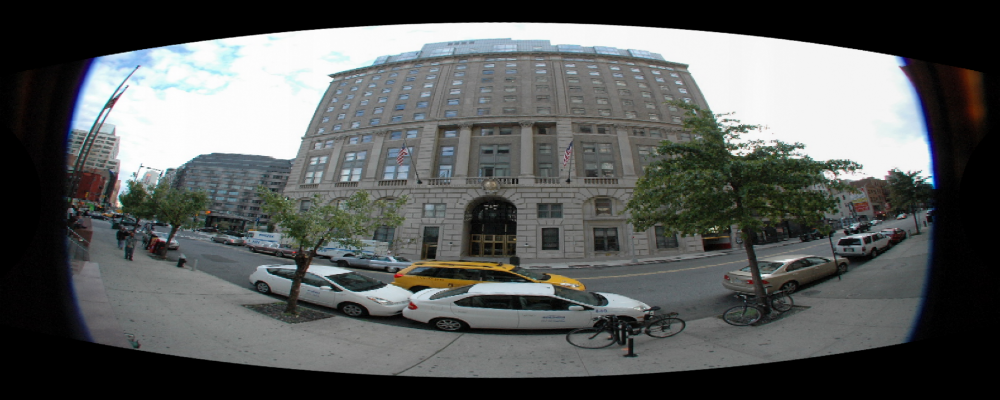
#> input picture _spherical_bilinear_test.png, 1000 x 400 px
$ python hybrid_pano_test.py --input _spherical_bilinear_test.png
#> lines starting #> are read from the running program, lines starting #| are printed output that depends on the picture; after the words box and inside, x2 and y2 are one past the last pixel; in counts of white or black regions, pixels touching at a corner belong together
import argparse
import os
import numpy as np
from PIL import Image


def sample_bilinear(img, x, y):
    h, w = img.shape[:2]
    x0 = np.floor(x).astype(np.int32)
    y0 = np.floor(y).astype(np.int32)
    x1 = x0 + 1
    y1 = y0 + 1

    x0 = np.clip(x0, 0, w - 1)
    x1 = np.clip(x1, 0, w - 1)
    y0 = np.clip(y0, 0, h - 1)
    y1 = np.clip(y1, 0, h - 1)

    wa = (x1 - x) * (y1 - y)
    wb = (x - x0) * (y1 - y)
    wc = (x1 - x) * (y - y0)
    wd = (x - x0) * (y - y0)

    ia = img[y0, x0]
    ib = img[y0, x1]
    ic = img[y1, x0]
    id_ = img[y1, x1]

    out = (
        ia * wa[..., None]
        + ib * wb[..., None]
        + ic * wc[..., None]
        + id_ * wd[..., None]
    )
    return out.astype(np.uint8)


def _active_bbox(mask):
    ys, xs = np.where(mask)
    if ys.size == 0:
        return None
    return int(xs.min()), int(ys.min()), int(xs.max()), int(ys.max())


def _crop_square_around_active(img, threshold=8, pad_ratio=1.12):
    gray = img.mean(axis=2)
    mask = gray > threshold
    bbox = _active_bbox(mask)
    if bbox is None:
        return img

    x0, y0, x1, y1 = bbox
    cx = 0.5 * (x0 + x1)
    cy = 0.5 * (y0 + y1)
    side = int(max(x1 - x0 + 1, y1 - y0 + 1) * pad_ratio)
    side = max(side, 32)

    half = side * 0.5
    sx0 = int(np.floor(cx - half))
    sy0 = int(np.floor(cy - half))
    sx1 = sx0 + side
    sy1 = sy0 + side

    h, w = img.shape[:2]
    cx0 = max(sx0, 0)
    cy0 = max(sy0, 0)
    cx1 = min(sx1, w)
    cy1 = min(sy1, h)
    crop = img[cy0:cy1, cx0:cx1]

    if crop.shape[0] == side and crop.shape[1] == side:
        return crop

    out = np.zeros((side, side, 3), dtype=img.dtype)
    oy = max(0, -sy0)
    ox = max(0, -sx0)
    out[oy:oy + crop.shape[0], ox:ox + crop.shape[1]] = crop
    return out


def select_single_fisheye_lens(img, lens_mode="auto", threshold=8, pad_ratio=1.12):
    h, w = img.shape[:2]
    mode = lens_mode.lower()
    gray = img.mean(axis=2)
    mask = gray > threshold

    if mode == "auto":
        if w >= 1.7 * h:
            left_score = mask[:, : w // 2].sum()
            right_score = mask[:, w // 2 :].sum()
            mode = "left" if left_score >= right_score else "right"
        elif h >= 1.7 * w:
            top_score = mask[: h // 2, :].sum()
            bottom_score = mask[h // 2 :, :].sum()
            mode = "top" if top_score >= bottom_score else "bottom"
        else:
            mode = "full"

    if mode == "full":
        return _crop_square_around_active(img, threshold, pad_ratio), mode
    if mode == "left":
        return _crop_square_around_active(img[:, : w // 2], threshold, pad_ratio), mode
    if mode == "right":
        return _crop_square_around_active(img[:, w // 2 :], threshold, pad_ratio), mode
    if mode == "top":
        return _crop_square_around_active(img[: h // 2, :], threshold, pad_ratio), mode
    if mode == "bottom":
        return _crop_square_around_active(img[h // 2 :, :], threshold, pad_ratio), mode
    raise ValueError("lens mode geçersiz: auto/full/left/right/top/bottom")


def rotate_rays(x, y, z, yaw_deg, pitch_deg):
    yaw = np.deg2rad(yaw_deg)
    pitch = np.deg2rad(pitch_deg)

    cy, sy = np.cos(yaw), np.sin(yaw)
    cp, sp = np.cos(pitch), np.sin(pitch)

    x1 = cy * x + sy * z
    y1 = y
    z1 = -sy * x + cy * z

    x2 = x1
    y2 = cp * y1 - sp * z1
    z2 = sp * y1 + cp * z1
    return x2, y2, z2


def rays_to_fisheye(fish_img, x, y, z, fish_fov_deg):
    hs, ws = fish_img.shape[:2]
    cx_src = ws * 0.5
    cy_src = hs * 0.5
    radius_src = min(hs, ws) * 0.5
    theta_max = np.deg2rad(fish_fov_deg * 0.5)

    theta = np.arccos(np.clip(z, -1.0, 1.0))
    alpha = np.arctan2(y, x)
    r = (theta / theta_max) * radius_src

    xs = cx_src + r * np.cos(alpha)
    ys = cy_src + r * np.sin(alpha)

    valid = theta <= theta_max
    valid &= (xs >= 0) & (xs < ws - 1) & (ys >= 0) & (ys < hs - 1)

    out = np.zeros((*x.shape, 3), dtype=np.uint8)
    out[valid] = sample_bilinear(fish_img, xs[valid], ys[valid])
    return out, valid


def render_rect_panel(
    fish_img,
    out_w,
    out_h,
    view_yaw_deg,
    view_pitch_deg,
    fov_deg,
    fish_fov_deg,
):
    rect_fov = np.deg2rad(fov_deg)
    fx = (out_w * 0.5) / np.tan(rect_fov * 0.5)
    fy = fx
    cx = out_w * 0.5
    cy = out_h * 0.5

    u, v = np.meshgrid(np.arange(out_w), np.arange(out_h))
    x = (u - cx) / fx
    y = (v - cy) / fy
    z = np.ones_like(x)

    norm = np.sqrt(x * x + y * y + z * z)
    x /= norm
    y /= norm
    z /= norm

    x2, y2, z2 = rotate_rays(x, y, z, view_yaw_deg, view_pitch_deg)
    return rays_to_fisheye(fish_img, x2, y2, z2, fish_fov_deg)


def render_cyl_panel(
    fish_img,
    out_w,
    out_h,
    view_yaw_deg,
    view_pitch_deg,
    fov_deg,
    fish_fov_deg,
):
    cyl_fov = np.deg2rad(fov_deg)
    f = (out_w * 0.5) / np.tan(cyl_fov * 0.5)
    cx = out_w * 0.5
    cy = out_h * 0.5

    u, v = np.meshgrid(np.arange(out_w), np.arange(out_h))
    x = (u - cx) / f
    y = (v - cy) / f

    lam = np.arctan(x)
    phi = np.arctan(y / np.sqrt(x * x + 1.0))

    xr = np.cos(phi) * np.sin(lam)
    yr = np.sin(phi)
    zr = np.cos(phi) * np.cos(lam)

    x2, y2, z2 = rotate_rays(xr, yr, zr, view_yaw_deg, view_pitch_deg)
    return rays_to_fisheye(fish_img, x2, y2, z2, fish_fov_deg)


def choose_projection(seg_idx, seg_count, mode, rect_threshold):
    if mode == "all_rect":
        return "rect"
    if mode == "all_cyl":
        return "cyl"

    center = (seg_count - 1) * 0.5
    denom = max(center, 1.0)
    d = abs(seg_idx - center) / denom
    return "rect" if d <= rect_threshold else "cyl"


def cosine_blend_weights(panel_w, overlap_px, is_first, is_last):
    weights = np.ones(panel_w, dtype=np.float32)

    if overlap_px > 0 and not is_first:
        t = np.linspace(0.0, 1.0, overlap_px, dtype=np.float32)
        weights[:overlap_px] = 0.5 - 0.5 * np.cos(np.pi * t)

    if overlap_px > 0 and not is_last:
        t = np.linspace(0.0, 1.0, overlap_px, dtype=np.float32)
        weights[-overlap_px:] = 0.5 + 0.5 * np.cos(np.pi * t)

    return weights


# [20 lines left out: function fill_uncovered_pixels_rowwise, not called in this run]


def render_hybrid_panorama(
    fish_img,
    out_w=3000,
    out_h=1200,
    fish_fov_deg=180.0,
    pano_span_deg=170.0,
    pitch_deg=0.0,
    panel_count=8,
    overlap=0.35,
    panel_fov_deg=0.0,
    mode="hybrid",
    rect_threshold=0.35,
    save_panels_dir=None,
):
    if panel_count < 2:
        raise ValueError("panel_count en az 2 olmalı.")
    if not (0.05 <= overlap < 0.8):
        raise ValueError("overlap 0.05 ile 0.8 arasında olmalı.")
    if mode not in {"hybrid", "all_rect", "all_cyl"}:
        raise ValueError("mode: hybrid/all_rect/all_cyl")

    step_yaw = pano_span_deg / (panel_count - 1)
    yaw_centers = np.linspace(-0.5 * pano_span_deg, 0.5 * pano_span_deg, panel_count).tolist()

    if panel_fov_deg <= 0:
        auto_fov = step_yaw * 2.2
        panel_fov_deg = float(np.clip(auto_fov, 80.0, 110.0))

    deg_per_px = pano_span_deg / max(out_w, 1)
    stride_px = int(round(step_yaw / deg_per_px))
    panel_w = int(round(panel_fov_deg / deg_per_px))
    panel_w = max(panel_w, 64)
    stride_px = max(stride_px, 1)

    geom_overlap_px = max(panel_w - stride_px, 0)
    overlap_px = int(round(geom_overlap_px * overlap))
    overlap_px = min(overlap_px, panel_w // 2)
    stitched_w = panel_w + (panel_count - 1) * stride_px

    accum = np.zeros((out_h, stitched_w, 3), dtype=np.float32)
    wsum = np.zeros((out_h, stitched_w), dtype=np.float32)
    segments = []

    if save_panels_dir:
        os.makedirs(save_panels_dir, exist_ok=True)

    for i, yaw in enumerate(yaw_centers):
        proj = choose_projection(i, panel_count, mode, rect_threshold)
        if proj == "rect":
            panel, panel_valid = render_rect_panel(
                fish_img,
                out_w=panel_w,
                out_h=out_h,
                view_yaw_deg=yaw,
                view_pitch_deg=pitch_deg,
                fov_deg=panel_fov_deg,
                fish_fov_deg=fish_fov_deg,
            )
        else:
            panel, panel_valid = render_cyl_panel(
                fish_img,
                out_w=panel_w,
                out_h=out_h,
                view_yaw_deg=yaw,
                view_pitch_deg=pitch_deg,
                fov_deg=panel_fov_deg,
                fish_fov_deg=fish_fov_deg,
            )

        segments.append((i, yaw, proj, float(panel_valid.mean())))

        if save_panels_dir:
            panel_name = f"panel_{i:02d}_{proj}_yaw_{yaw:+.1f}.png"
            Image.fromarray(panel).save(os.path.join(save_panels_dir, panel_name))

        x0 = i * stride_px
        x1 = x0 + panel_w
        w1d = cosine_blend_weights(panel_w, overlap_px, i == 0, i == panel_count - 1)
        w2d = np.tile(w1d, (out_h, 1))
        w2d *= panel_valid.astype(np.float32)

        accum[:, x0:x1] += panel.astype(np.float32) * w2d[..., None]
        wsum[:, x0:x1] += w2d

    pano = np.zeros((out_h, stitched_w, 3), dtype=np.uint8)
    valid = wsum > 1e-6
    pano[valid] = (accum[valid] / wsum[valid, None]).astype(np.uint8)
    coverage_ratio = float(valid.mean())

    if stitched_w != out_w:
        start = max((stitched_w - out_w) // 2, 0)
        end = start + out_w
        pano = pano[:, start:end]
        valid = valid[:, start:end]

    return pano, valid, coverage_ratio, yaw_centers, panel_fov_deg, step_yaw, segments


def main():
    parser = argparse.ArgumentParser()
    parser.add_argument("--input", required=True)
    parser.add_argument("--output", default="hybrid_pano.png")
    parser.add_argument("--lens", default="auto")
    parser.add_argument("--fish-fov", type=float, default=180.0)
    parser.add_argument("--out-w", type=int, default=3000)
    parser.add_argument("--out-h", type=int, default=1200)
    parser.add_argument("--span", type=float, default=170.0)
    parser.add_argument("--pitch", type=float, default=0.0)
    parser.add_argument("--panels", type=int, default=8)
    parser.add_argument("--overlap", type=float, default=0.35)
    parser.add_argument("--panel-fov", type=float, default=0.0)
    parser.add_argument("--mode", default="hybrid")
    parser.add_argument("--rect-threshold", type=float, default=0.35)
    parser.add_argument("--save-panels-dir", default="")
    parser.add_argument("--fill-holes", action="store_true")
    parser.add_argument("--crop-pad", type=float, default=1.12)
    args = parser.parse_args()

    raw_img = np.array(Image.open(args.input).convert("RGB"))
#> raw_img is the input picture: shape (400, 1000, 3); mean R, G, B 88.4, 91, 90.1
    fish_img, used_lens = select_single_fisheye_lens(
        raw_img,
        args.lens,
        threshold=8,
        pad_ratio=args.crop_pad,
    )
#> in select_single_fisheye_lens, `mask = gray > threshold`:
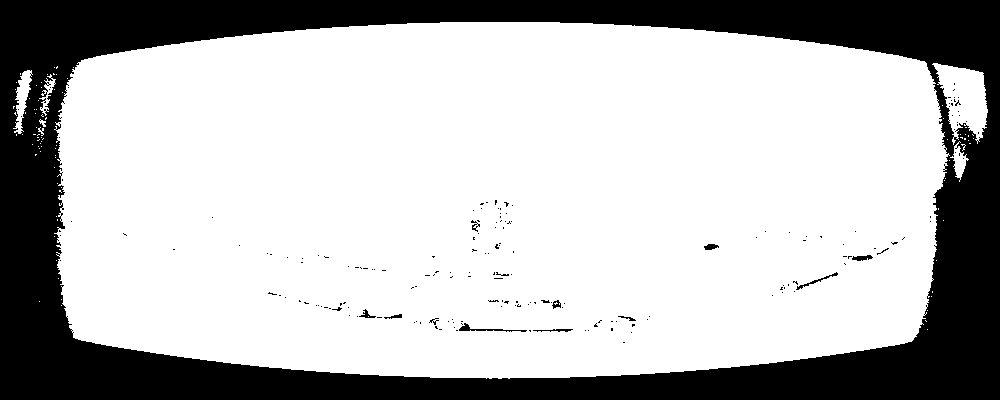
#> mask: shape (400, 1000) bool; 72.6% white; 187 black regions (174 under 20 px), largest, box (x1, y1, x2, y2) and area: (0, 0, 1000, 400) 108230, (459, 323, 527, 332) 152, (796, 272, 838, 290) 100
#> in select_single_fisheye_lens, `left_score = mask[:, : w // 2].sum()`: left_score = 144616
#> in select_single_fisheye_lens, `right_score = mask[:, w // 2 :].sum()`: right_score = 145917
#> in select_single_fisheye_lens, `mode = "left" if left_score >= right_score else "right"`: mode = 'right'
#> in _crop_square_around_active, `mask = gray > threshold`:
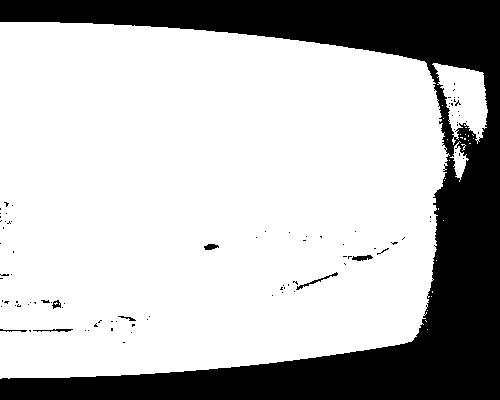
#> mask: shape (400, 500) bool; 73% white; 97 black regions (89 under 20 px), largest, box (x1, y1, x2, y2) and area: (0, 0, 500, 400) 53386, (296, 272, 338, 290) 100, (352, 255, 373, 261) 80
#> in _crop_square_around_active, `bbox = _active_bbox(mask)`: bbox = (0, 22, 487, 378)
#> in _crop_square_around_active, `x0, y0, x1, y1 = bbox`: x0 = 0; y0 = 22; x1 = 487; y1 = 378
#> in _crop_square_around_active, `cx = 0.5 * (x0 + x1)`: cx = 243.5
#> in _crop_square_around_active, `cy = 0.5 * (y0 + y1)`: cy = 200
#> in _crop_square_around_active, `side = int(max(x1 - x0 + 1, y1 - y0 + 1) * pad_ratio)`: side = 546
#> in _crop_square_around_active, `half = side * 0.5`: half = 273
#> in _crop_square_around_active, `sx0 = int(np.floor(cx - half))`: sx0 = -30
#> in _crop_square_around_active, `sy0 = int(np.floor(cy - half))`: sy0 = -73
#> in _crop_square_around_active, `sx1 = sx0 + side`: sx1 = 516
#> in _crop_square_around_active, `sy1 = sy0 + side`: sy1 = 473
#> in _crop_square_around_active, `cx0 = max(sx0, 0)`: cx0 = 0
#> in _crop_square_around_active, `cx1 = min(sx1, w)`: cx1 = 500
#> in _crop_square_around_active, `cy1 = min(sy1, h)`: cy1 = 400
#> in _crop_square_around_active, `oy = max(0, -sy0)`: oy = 73
#> in _crop_square_around_active, `ox = max(0, -sx0)`: ox = 30
#> in _crop_square_around_active, `out[oy:oy + crop.shape[0], ox:ox + crop.shape[1]] = crop`:
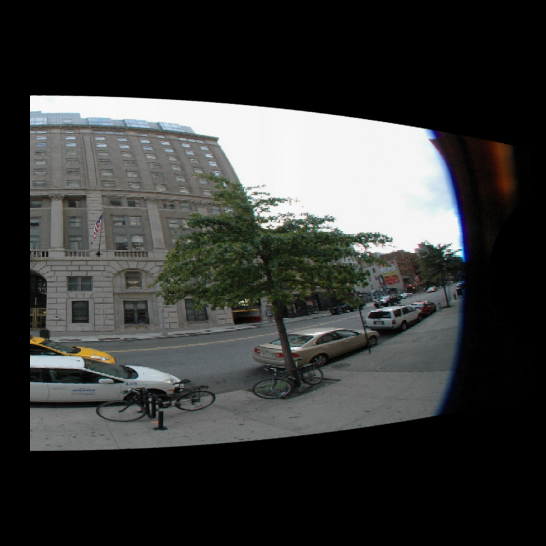
#> out: shape (546, 546, 3); mean of channels 0, 1, 2 56.1, 57.4, 56.2; drawn as R, G, B
#> used_lens = 'right'

    pano, valid, coverage, yaw_centers, used_panel_fov, step_yaw, segments = render_hybrid_panorama(
        fish_img,
        out_w=args.out_w,
        out_h=args.out_h,
        fish_fov_deg=args.fish_fov,
        pano_span_deg=args.span,
        pitch_deg=args.pitch,
        panel_count=args.panels,
        overlap=args.overlap,
        panel_fov_deg=args.panel_fov,
        mode=args.mode,
        rect_threshold=args.rect_threshold,
        save_panels_dir=args.save_panels_dir if args.save_panels_dir else None,
    )
#> after the loop in render_hybrid_panorama, `for i, yaw in enumerate(yaw_centers):`:
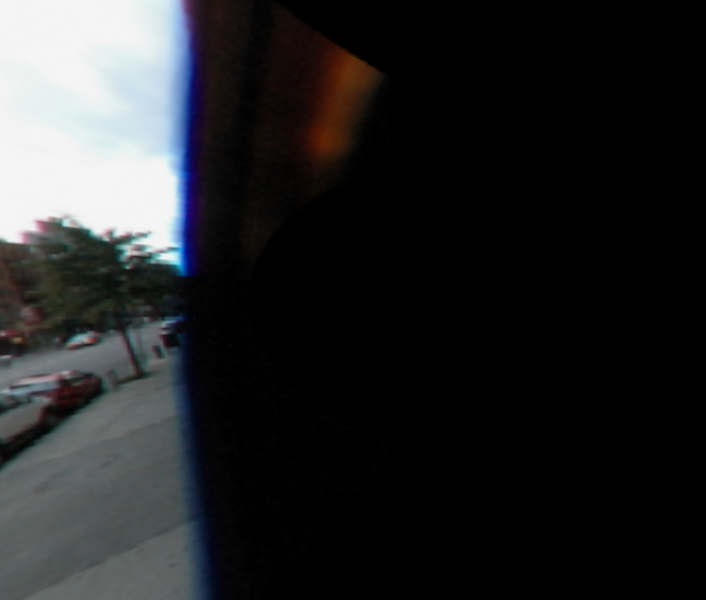
#> panel: shape (1200, 1412, 3) (shown at 1/2 size); mean of channels 0, 1, 2 37.5, 38.2, 39.4; drawn as R, G, B
#> after the loop in render_hybrid_panorama, `for i, yaw in enumerate(yaw_centers):`:
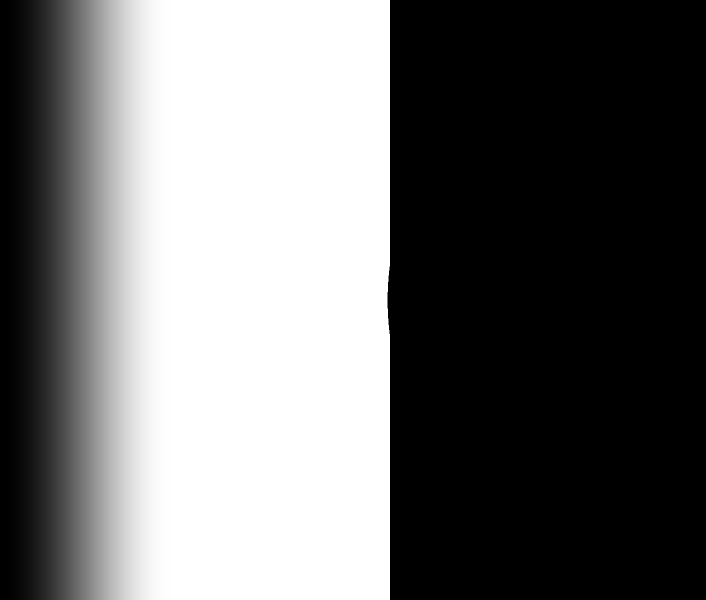
#> w2d: shape (1200, 1412) float32 (shown at 1/2 size); min 0, max 1, mean 0.43
#> after the loop in render_hybrid_panorama, `for i, yaw in enumerate(yaw_centers):`:
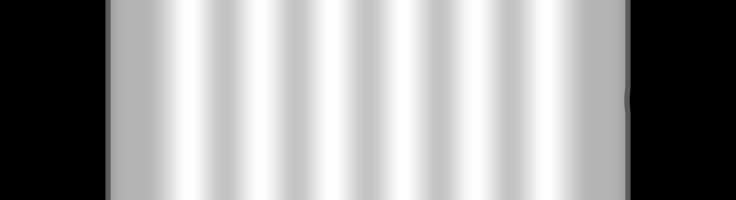
#> wsum: shape (1200, 4415) float32 (shown at 1/6 size); min 0, max 2.82, mean 1.69; drawn with min black and max white
#> after the loop in render_hybrid_panorama, `for i, yaw in enumerate(yaw_centers):`: segments = [(0, -85, 'cyl', 0.552), (1, -60.71, 'cyl', 0.834), (2, -36.43, 'cyl', 1), (3, -12.14, 'rect', 1), (4, 12.14, 'rect', 1), (5, 36.43, 'cyl', 1), (6, 60.71, 'cyl', 0.834), (7, 85, 'cyl', 0.552)]
#> in render_hybrid_panorama, `coverage_ratio = float(valid.mean())`: coverage_ratio = 0.713
#> in render_hybrid_panorama, `pano = pano[:, start:end]`:
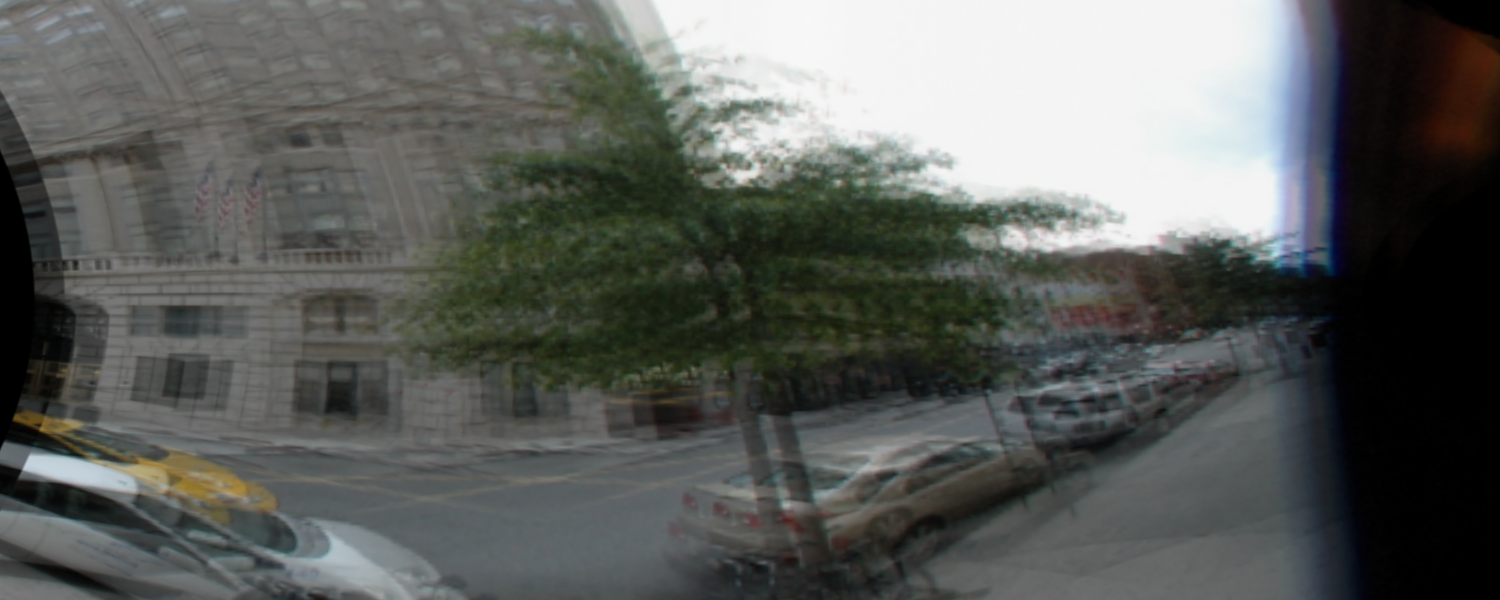
#> pano: shape (1200, 3000, 3) (shown at 1/2 size); mean of channels 0, 1, 2 91.9, 94.5, 91.2; drawn as R, G, B
#> coverage = 0.713; yaw_centers = [-85, -60.71, -36.43, -12.14, 12.14, 36.43, 60.71, 85]; used_panel_fov = 80; step_yaw = 24.29

    if args.fill_holes:
        pano = fill_uncovered_pixels_rowwise(pano, valid)

    Image.fromarray(pano).save(args.output)

    print("Tamamlandı")
    print("Çıktı:", os.path.abspath(args.output))
#| Çıktı: hybrid_pano.png
    print("Lens:", used_lens, "| İşlenen boyut:", f"{fish_img.shape[1]}x{fish_img.shape[0]}")
#| Lens: right | İşlenen boyut: 546x546
    print("Mode:", args.mode, "| Rect threshold:", f"{args.rect_threshold:.2f}")
    print("Panel sayısı:", args.panels, "| Panel FOV:", f"{used_panel_fov:.2f}°", "| Step yaw:", f"{step_yaw:.2f}°")
#| Panel sayısı: 8 | Panel FOV: 80.00° | Step yaw: 24.29°
    print("Kapsama oranı:", f"{coverage * 100:.2f}%")
#| Kapsama oranı: 71.34%
    print("Yaw merkezleri:", ", ".join(f"{y:+.1f}" for y in yaw_centers))
#| Yaw merkezleri: -85.0, -60.7, -36.4, -12.1, +12.1, +36.4, +60.7, +85.0
    for idx, yaw, proj, panel_cov in segments:
        print(f"  panel {idx:02d} | yaw {yaw:+6.2f} | {proj:4s} | cov {panel_cov * 100:6.2f}%")
#> this loop made 8 passes
#> (yaw, proj, panel_cov) on passes 1 to 8: (-85, 'cyl', 0.552), (-60.71, 'cyl', 0.834), (-36.43, 'cyl', 1), (-12.14, 'rect', 1), (12.14, 'rect', 1), (36.43, 'cyl', 1), (60.71, 'cyl', 0.834), (85, 'cyl', 0.552)
#> (printed output is left out)


if __name__ == "__main__":
    main()
